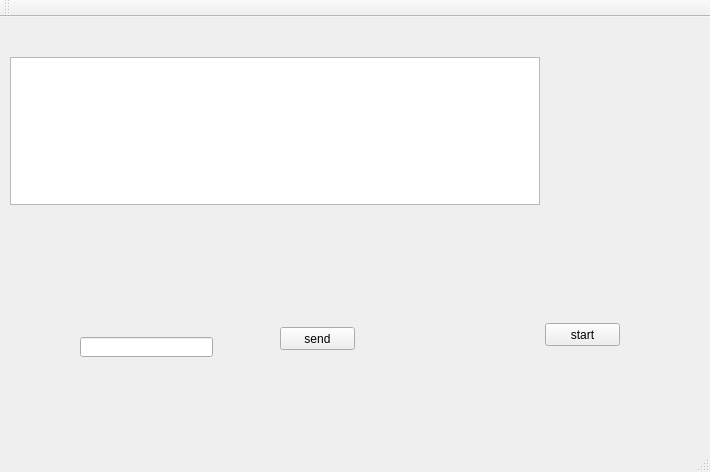
<?xml version="1.0" encoding="UTF-8"?>
<ui version="4.0">
 <class>QtNetworkServerClass</class>
 <widget class="QMainWindow" name="QtNetworkServerClass">
  <property name="geometry">
   <rect>
    <x>0</x>
    <y>0</y>
    <width>710</width>
    <height>472</height>
   </rect>
  </property>
  <property name="windowTitle">
   <string>QtNetworkServer</string>
  </property>
  <widget class="QWidget" name="centralWidget">
   <widget class="QLineEdit" name="lineEdit">
    <property name="geometry">
     <rect>
      <x>80</x>
      <y>320</y>
      <width>133</width>
      <height>20</height>
     </rect>
    </property>
   </widget>
   <widget class="QListWidget" name="m_lwUsers">
    <property name="geometry">
     <rect>
      <x>10</x>
      <y>40</y>
      <width>530</width>
      <height>148</height>
     </rect>
    </property>
   </widget>
   <widget class="QPushButton" name="m_btSend">
    <property name="geometry">
     <rect>
      <x>280</x>
      <y>310</y>
      <width>75</width>
      <height>23</height>
     </rect>
    </property>
    <property name="text">
     <string>send</string>
    </property>
   </widget>
   <widget class="QPushButton" name="m_btStart">
    <property name="geometry">
     <rect>
      <x>545</x>
      <y>306</y>
      <width>75</width>
      <height>23</height>
     </rect>
    </property>
    <property name="text">
     <string>start</string>
    </property>
   </widget>
  </widget>
  <widget class="QMenuBar" name="menuBar">
   <property name="geometry">
    <rect>
     <x>0</x>
     <y>0</y>
     <width>710</width>
     <height>21</height>
    </rect>
   </property>
  </widget>
  <widget class="QToolBar" name="mainToolBar">
   <attribute name="toolBarArea">
    <enum>TopToolBarArea</enum>
   </attribute>
   <attribute name="toolBarBreak">
    <bool>false</bool>
   </attribute>
  </widget>
  <widget class="QStatusBar" name="statusBar"/>
 </widget>
 <layoutdefault spacing="6" margin="11"/>
 <resources>
  <include location="QtNetworkServer.qrc"/>
 </resources>
 <connections/>
</ui>
